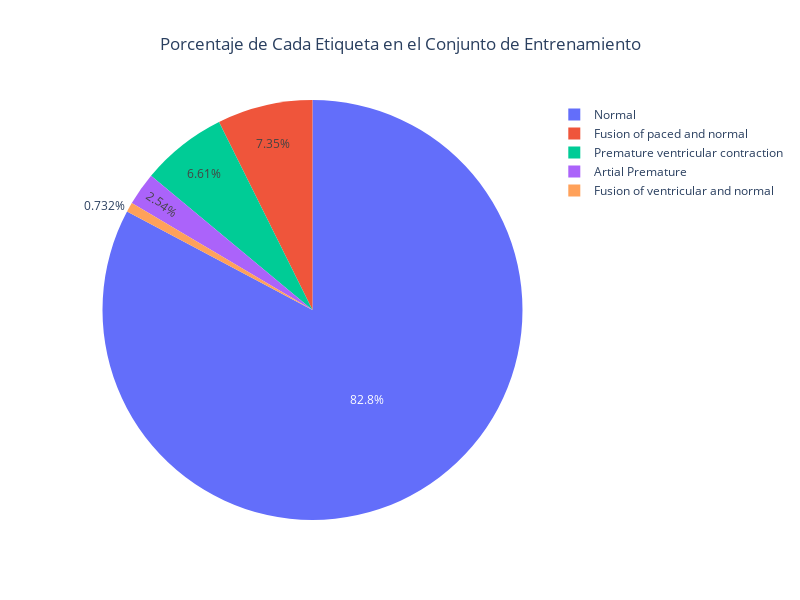

Notebook code for this chart:
### Code cell
# Diccionario de etiquetas
labels = {
    0: "Normal",
    1: "Artial Premature",
    2: "Premature ventricular contraction",
    3: "Fusion of ventricular and normal",
    4: "Fusion of paced and normal"
}

# Conteo de etiquetas en el conjunto de entrenamiento
value_counts = pd.Series(y_train).value_counts().sort_index()  # Obtener conteo de cada clase
value_counts.index = value_counts.index.map(labels)  # Renombrar índices con etiquetas legibles

# Crear gráfica de pastel
pie_fig = px.pie(
    names=value_counts.index,
    values=value_counts.values,
    title="Porcentaje de Cada Etiqueta en el Conjunto de Entrenamiento"
)

# Configuración de diseño
pie_fig.update_layout(title_x=0.5, width=800, height=600)

# Conteos de etiquetas en el conjunto de entrenamiento
print("Distribución en el conjunto de entrenamiento:")
print(pd.Series(y_train).value_counts().sort_index())

# Mostrar gráfica
pie_fig.show()

### Figure 1 — Plotly figure (JSON) as saved in the notebook; plotly's stock layout.template omitted (floating-point values rounded to 4 significant figures)
{"data": [{"domain": {"x": [0, 1], "y": [0, 1]}, "hovertemplate": "label=%{label}<br>value=%{value}<extra></extra>", "labels": ["Normal", "Artial Premature", "Premature ventricular contraction", "Fusion of ventricular and normal", "Fusion of paced and normal"], "legendgroup": "", "name": "", "showlegend": true, "type": "pie", "values": [72471, 2223, 5788, 641, 6431]}], "layout": {"height": 600, "legend": {"tracegroupgap": 0}, "title": {"text": "Porcentaje de Cada Etiqueta en el Conjunto de Entrenamiento", "x": 0.5}, "width": 800}}
